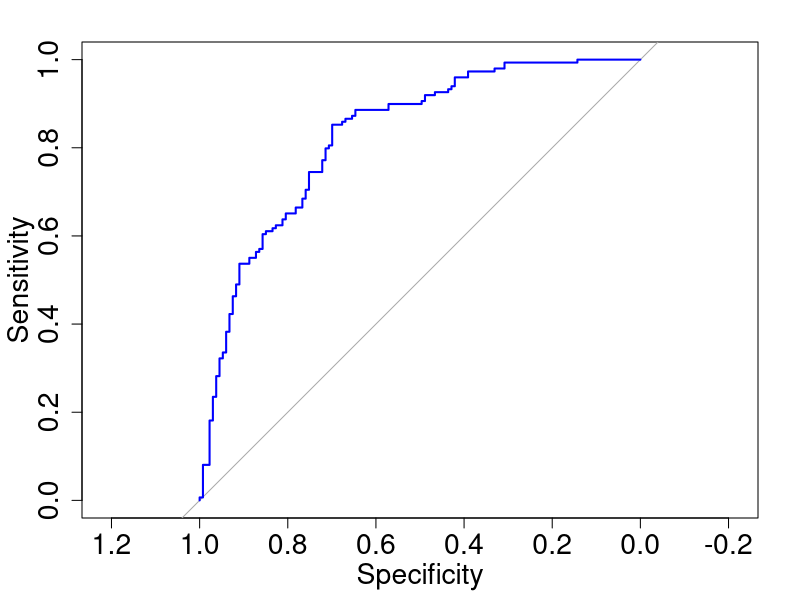

Write the R code that produced this figure.
# Load necessary libraries
library(readr)
library(dplyr)
library(pROC)
library(car)

# Read dataset
train_data <- read_csv("train_data.csv", show_col_types = FALSE)

# Impute missing values for numeric columns (mean imputation)
train_data_imputed <- train_data %>%
  mutate(across(where(is.numeric), ~ ifelse(is.na(.), mean(., na.rm = TRUE), .)))

# Train the logistic regression model
logit_model <- glm(DependeVar ~ Eating + GasStation + Hospital + CarRental + NSStation + BusTaxi + RoadNetwor + PowerNetwo + obsvalue,
                   data = train_data_imputed,
                   family = "binomial")
summary(logit_model)

# Get predictions for the imputed data
train_data_imputed$pred_prob <- predict(logit_model, newdata = train_data_imputed, type = "response")

# ROC and AUC calculation
roc_obj_train <- roc(train_data_imputed$DependeVar, train_data_imputed$pred_prob)
auc_train <- auc(roc_obj_train)
cat("Training AUC:", auc_train, "\n")

# Plot ROC curve
#plot(roc_obj_train, main = paste("ROC Curve (AUC =", round(auc_train, 2), ")"), 
     #col = "blue", lwd = 2)

# Save high-resolution PNG ROC
png("ROC.png", width = 3000, height = 2400, res = 470)

#plot(roc_obj_train,
#     main = paste("ROC Curve (AUC =", round(auc_train, 2), ")"),
#     col = "blue",
#     lwd = 2,
#     cex.main =0.1,   # title size
#     cex.lab  = 1.5, # axis label size
#     cex.axis = 1.5  # tick label size
#)
plot(roc_obj_train,
     main = "",
     col = "blue",
     lwd = 2,
     cex.lab  = 1.7,
     cex.axis = 1.7)

dev.off()

######################################
#png("Roc.ng", width = 3000, height = 2400, res = 400)

#plot(roc_obj_train,
     #legacy.axes = TRUE,   # <- important for publication style
     #main = paste("ROC Curve (AUC =", round(auc_train, 2), ")"),
     #col = "blue",
     #lwd = 3)

#dev.off()
